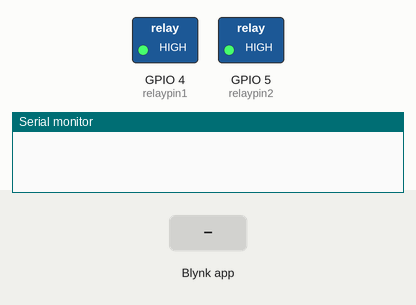
The sketch below on a simulated ESP8266 (NodeMCU). Parts: switched loads named in the sketch (green lamp = pin HIGH), the last lines printed to the serial monitor. Inputs (shaded band) come from the test bench. WiFi joins after 1.5 s; servers stay silent unless stated.

Above: at 3.0 s.
3.1 s: Blynk app writes 1 to V10
At 3.5 s:
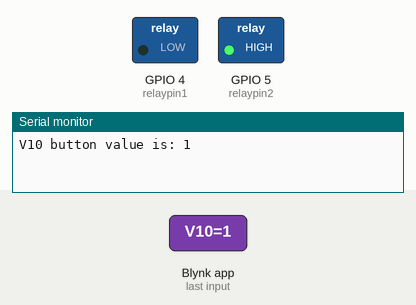
4.6 s: Blynk app writes 1 to V11
At 5.8 s:
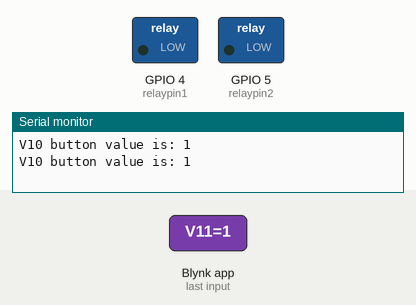
6.1 s: Blynk app writes 0 to V10
At 7.0 s:
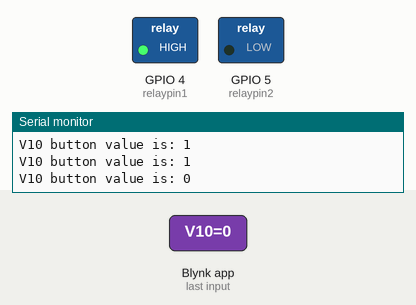
7.6 s: Blynk app writes 0 to V11
At 8.2 s:
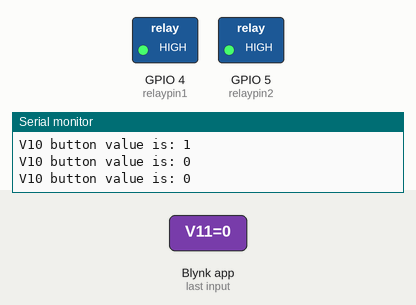
Timing chart, 0 to 10.1 s (numbered marks = the images above; inputs shaded):
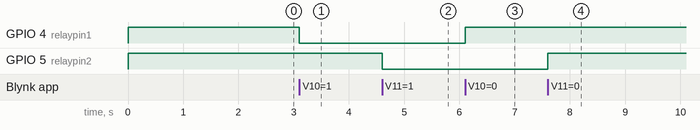

The sketch:

blynk_nodemcu_relay.ino
```cpp
//To Control Irrigation Solenoid valuve at Farm

//Open button (V10) and close button (V11) to trigger relays forcing solednoid valve to open/close


#define BLYNK_PRINT Serial
#include <ESP8266WiFi.h>
#include <BlynkSimpleEsp8266.h>

//char auth[] = "LOqZjYCKeTz6zUa0qnT2_Jqn0Qi5ZC92";
//char ssid[] = "Atthow Ave TC";
//char pass[] = "512maidstone";

char auth[] = "yDUFQQKZy2Iy8bafwuz9uc0vTYQoifRm"; //Dads Blynk code
char ssid[] = "iinetD90925";
char pass[] = "HE4MECJQHCWHMEC";


BlynkTimer timer;

int value;
int relaypin1 = 4;  // digital pin for relay 1
int relaypin2 = 5;  // digital pin for relay 2
String displaywifi;
int wifisignal;

void setup()
{
  // Debug console
  Serial.begin(115200);
  digitalWrite(relaypin1, HIGH);
  digitalWrite(relaypin2,HIGH);
  pinMode(relaypin1,OUTPUT);
  pinMode(relaypin2,OUTPUT);

  Blynk.begin(auth, ssid, pass);

  timer.setInterval(1000000L, sendwifi);

}

BLYNK_WRITE(V10)
{
  value = param.asInt(); // Get State of Virtual Button

  Serial.print("V10 button value is: ");
  Serial.println(value);

  if (value ==1){
    digitalWrite(relaypin1,LOW);
  }
  else{
    digitalWrite(relaypin1, HIGH);
  }
}

BLYNK_WRITE(V11)
{
  value = param.asInt(); // Get State of Virtual Button

  Serial.print("V10 button value is: ");
  Serial.println(value);

  if (value ==1){
    digitalWrite(relaypin2, LOW);
  }
  else{
    digitalWrite(relaypin2,HIGH);
  }
}

void loop()
{
  Blynk.run();
  timer.run();
}
void sendwifi()
{
  wifisignal = map(WiFi.RSSI(), -105, -40, 0, 100);
  displaywifi = String("           Wifi: ") + wifisignal +String("%");

  Blynk.setProperty(V10, "label", displaywifi);
  Blynk.setProperty(V11, "label", displaywifi);

}

BLYNK_APP_CONNECTED(){
  Blynk.syncAll();

}
```

Measured:
- after the input at 3.1 s, GPIO 4 (relaypin1): HIGH → LOW at once
- after the input at 4.6 s, GPIO 5 (relaypin2): HIGH → LOW at once
- after the input at 6.1 s, GPIO 4 (relaypin1): LOW → HIGH at once
- after the input at 7.6 s, GPIO 5 (relaypin2): LOW → HIGH at once
